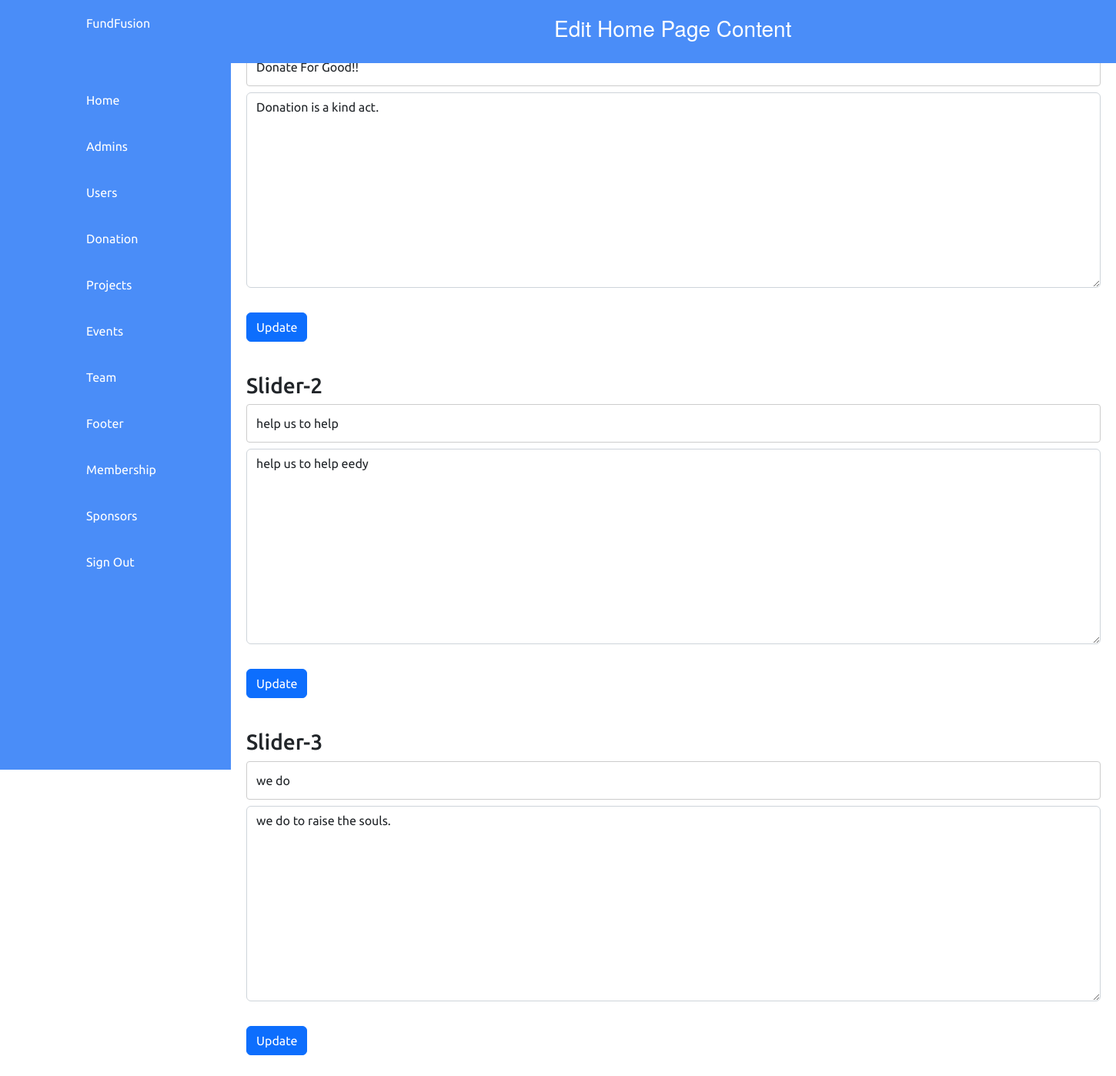
The app's page /admin/DashboardComponents/Homepage.php (signed in) with its own data.
### tables this page shows
CREATE TABLE IF NOT EXISTS `homepageslider` (
  `id` int(2) NOT NULL,
  `s1head` text NOT NULL,
  `s1content` text NOT NULL,
  `s2head` text NOT NULL,
  `s2content` text NOT NULL,
  `s3head` text NOT NULL,
  `s3content` text NOT NULL
);

### admin/routeconfig.php (called while the page is built)
<?php
    $site_url = "http://localhost/FundFusion/"
?>

### admin/DashboardComponents/Homepage.php (the view, shortened to what this page needs)
<?php
include "../routeconfig.php";
include "Db_Connection.php";
$sliderSql="SELECT * FROM homepageslider WHERE id=1";
$result = mysqli_query($conn,$sliderSql);
$res = mysqli_fetch_array($result);
    $s1head=$res['s1head'];
    $s2head=$res['s2head'];
    $s3head=$res['s3head'];
    $s1content=$res['s1content'];
    $s2content=$res['s2content'];
    $s3content=$res['s3content'];
     ?>
<!DOCTYPE html>
<html lang="en">
  <head>
    <link rel="stylesheet" href="https://cdnjs.cloudflare.com/ajax/libs/font-awesome/5.15.3/css/all.min.css" />
    <link rel="stylesheet" href="<?php echo $site_url ?>css/Dashboard.css" />
    <link rel="stylesheet" href="<?php echo $site_url ?>css/createevent.css" />
    <link href="https://cdn.jsdelivr.net/npm/bootstrap@5.2.3/dist/css/bootstrap.min.css" rel="stylesheet">
  </head>
  <body>
  <?php
      @include('../partials/navigation.php')
      ?>
       <div class="container">
        <h3>Edit Home Page Content</h3>
    </div>
    <div class="content-container">
        <form method="POST" action="<?php echo $_SERVER['PHP_SELF']; ?>">
            <h3>Slider-1</h3>
            <div class="mb-3">
                <input type="text" class="form-control" name="s1head" value="<?php echo $s1head; ?>">
                <textarea class="form-control my-2" name="s1content" rows="10"><?php echo $s1content; ?></textarea>
                <button type="submit" class="btn btn-primary my-4">Update</button>
            </div>
        </form>
        <form method="POST" action="<?php echo $_SERVER['PHP_SELF']; ?>">
            <h3>Slider-2</h3>
            <div class="mb-3">
                <input type="text" class="form-control" name="s2head" value="<?php echo $s2head; ?>">
                <textarea class="form-control my-2" name="s2content" rows="10"><?php echo $s2content; ?></textarea>
                <button type="submit" class="btn btn-primary my-4">Update</button>
            </div>
        </form>
        <form method="POST" action="<?php echo $_SERVER['PHP_SELF']; ?>">
            <h3>Slider-3</h3>
            <div class="mb-3">
                <input type="text" class="form-control" name="s3head" value="<?php echo $s3head; ?>">
                <textarea class="form-control my-2" name="s3content" rows="10"><?php echo $s3content; ?></textarea>
                <button type="submit" class="btn btn-primary my-4">Update</button>
            </div>
        </form>
    </div>
  </body>
</html>

### css/Dashboard.css (style rules this page uses)
* { margin: 0; box-sizing: border-box; font-family: "Ubuntu", sans-serif; }
:root { --blue: #4a8df8; --white: #fff; --grey: #f5f5f5; --black1: #222; --black2: #333; }
body { min-height: 120vh; overflow-x: hidden; }
.container { position: absolute; width: 100%; padding-bottom: 20px; }

### css/createevent.css (style rules this page uses)
* { box-sizing: border-box; }
input[type=text], select, textarea { width: 100%; padding: 12px; border: 1px solid #ccc; border-radius: 4px; resize: vertical; }

### admin/DashboardComponents/Homepage.php (style rules this page uses)
.container { background-color: var(--blue); margin-left:300px ; padding: 20px; }
.container h3 { padding-left: 400px; color: white; font-weight: 500; font-family: "Helvetica Neue",Helvetica; }
.content-container { margin-left:300px ; padding: 20px; }

### records on screen
homepageslider: s1head "Donate For Good!!", s1content "Donation is a kind act.", s2head "help us to help", s2content "help us to help eedy", s3head "we do", s3content "we do to raise the souls."
